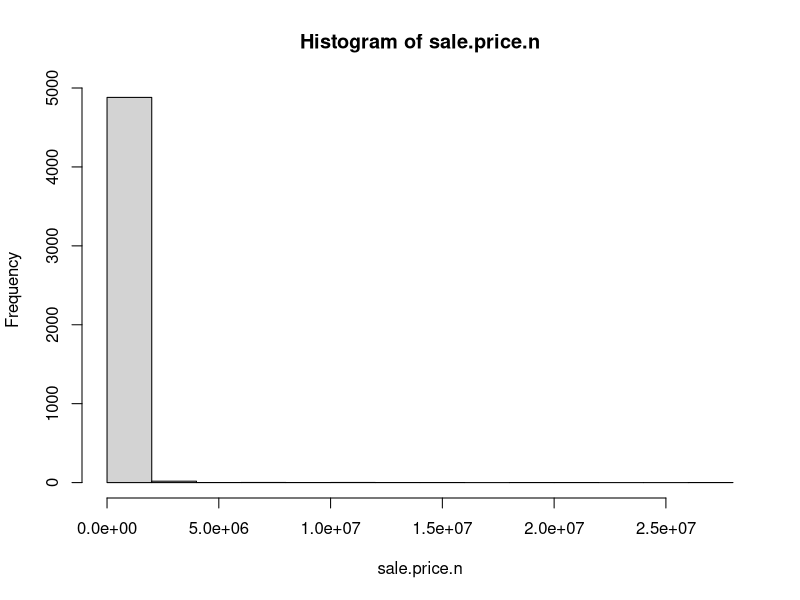
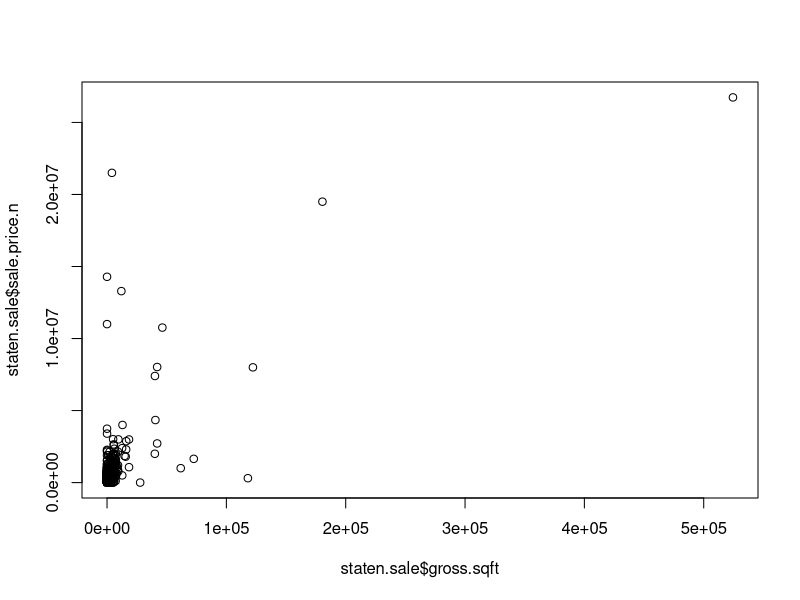
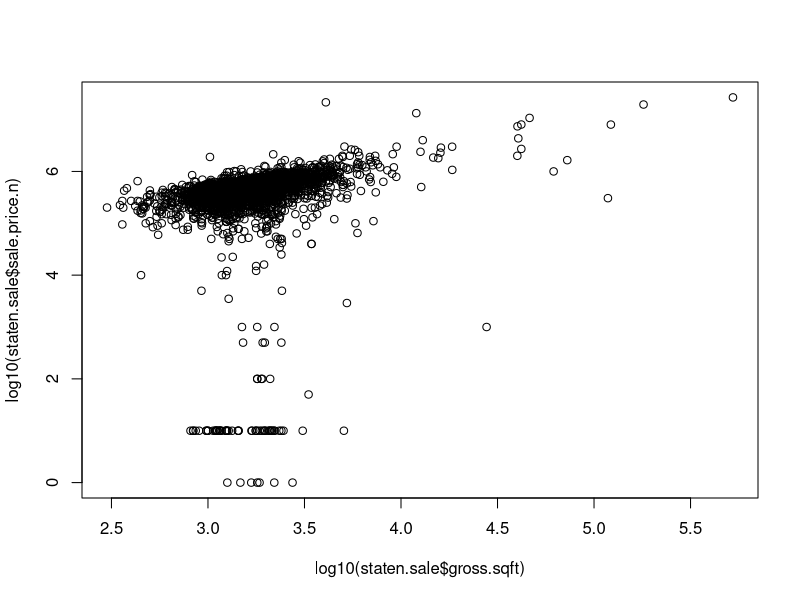
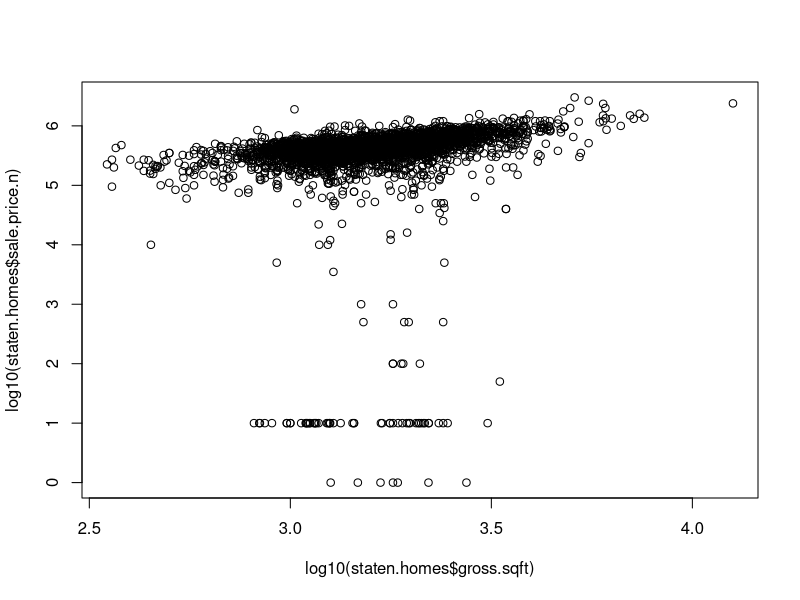
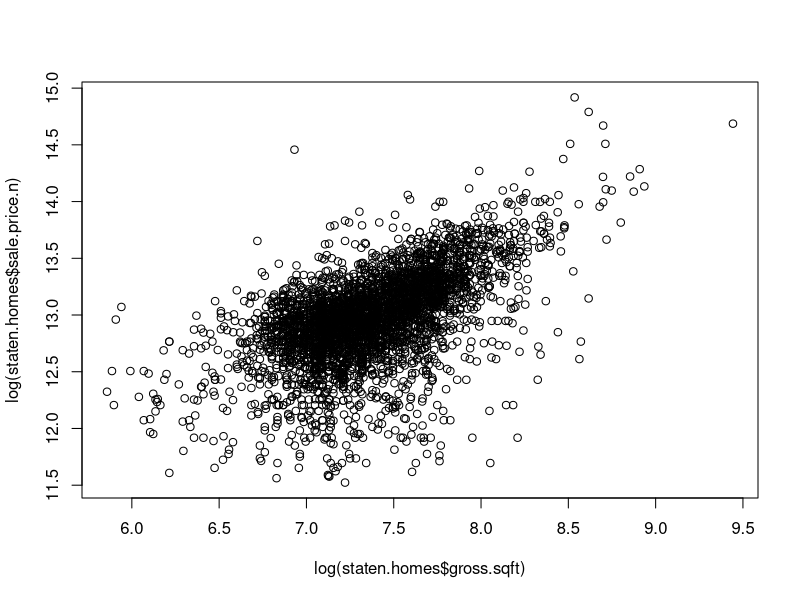
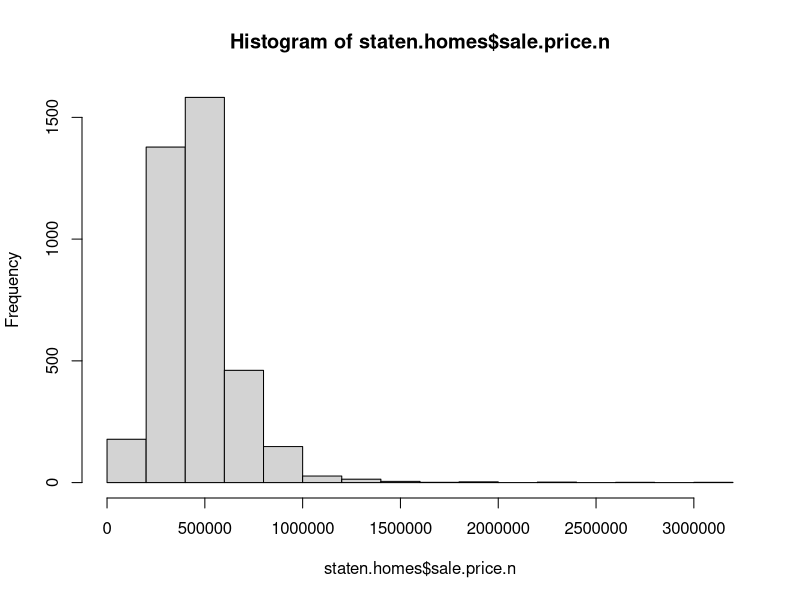
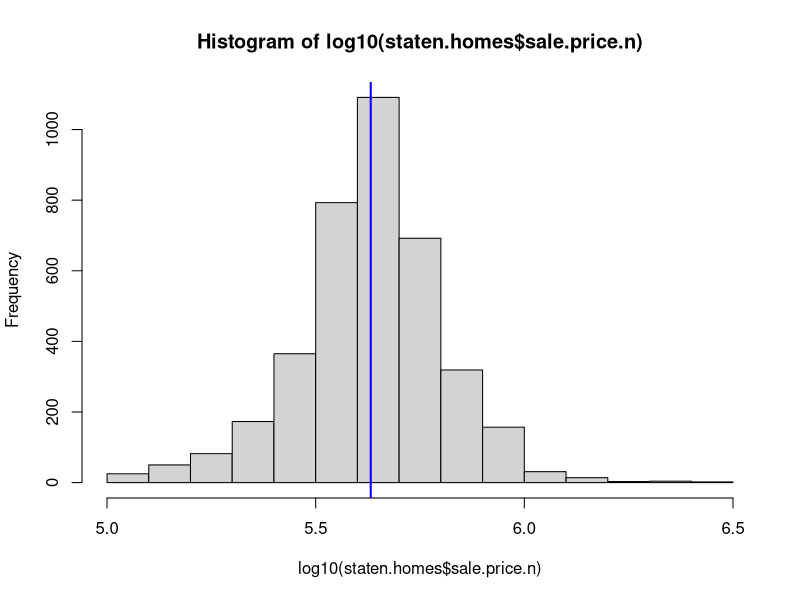

Write R code to recreate these figures, in order.
## ---- chunk 1
#First Start off by by loading the Plyr Library
## It is and R package that allows easy manipulation of large data set  by manipulating data values and putting it back together.
library(plyr)
#Next step is to create a new R Project and setting the working directory to a directory/folder on your local machine Where the Project files will be organized.
setwd("C:\\Users\\samaresh\\SMU\\Doing Datascience\\week4\\RollingSales_StatenIsland")
#Read the Staten Island data file after saving it as a csv
staten <- read.csv("Data/rollingsales_statenisland.csv",skip=4,header=TRUE)
#Exploratory data analysis by looking at the summary data 
head(staten)
summary(staten)
str(staten)
#Data Cleanup to eliminate spaces and getting rid of leading digits
staten$SALE.PRICE.N <- as.numeric(gsub("[^[:digit:]]","", staten$SALE.PRICE))
count(is.na(staten$SALE.PRICE.N))
names(staten) <- tolower(names(staten)) # make all variable names lower case
staten$gross.sqft <- as.numeric(gsub("[^[:digit:]]","", staten$gross.square.feet))
staten$land.sqft <- as.numeric(gsub("[^[:digit:]]","", staten$land.square.feet))
staten$year.built <- as.numeric(as.character(staten$year.built))

## analysing the subject of interest which is the Sales Price
attach(staten)
hist(sale.price.n) 
detach(staten)

## Eliminate all the 0$ sales
staten.sale <- staten[staten$sale.price.n!=0,]
## Plot the Sqft vs Sales Price
plot(staten.sale$gross.sqft,staten.sale$sale.price.n)
## Since the graph is right skewed we will do a log transformation
plot(log10(staten.sale$gross.sqft),log10(staten.sale$sale.price.n))

## Analysing sale price of family dwellings
staten.homes <- staten.sale[which(grepl("FAMILY",staten.sale$building.class.category)),]
dim(staten.homes)
## Plot the Sqft vs Sales Price for family dwellings after log transformation
plot(log10(staten.homes$gross.sqft),log10(staten.homes$sale.price.n))
##Analyse the outliers
summary(staten.homes[which(staten.homes$sale.price.n<100000),])


## outliers that seem like they weren't actual sales
staten.homes$outliers <- (log10(staten.homes$sale.price.n) <=5) + 0
## remove outliers that seem like they weren't actual sales
staten.homes <- staten.homes[which(staten.homes$outliers==0),]
## plot the sqft vs sales price for family dwellings above 100K
plot(log(staten.homes$gross.sqft),log(staten.homes$sale.price.n))


##Histogram to analyse the sales price for family dwellings after removing outliers 
hist(staten.homes$sale.price.n)
##Histogram to analyse the sales price for family dwellings after removing outliers after log transformation as the above is right skewed
hist(log10(staten.homes$sale.price.n))
#display the mean sale price and mark it on the histogram in blue
mx <-  mean(log10(staten.homes$sale.price.n))
abline(v = mx, col = "blue", lwd = 2)
#display the mean sale price and mark it on the histogram in red
medx <- median(log10(staten.homes$sale.price.n))
abline(v = medx, col = "red", lwd = 0.1)
